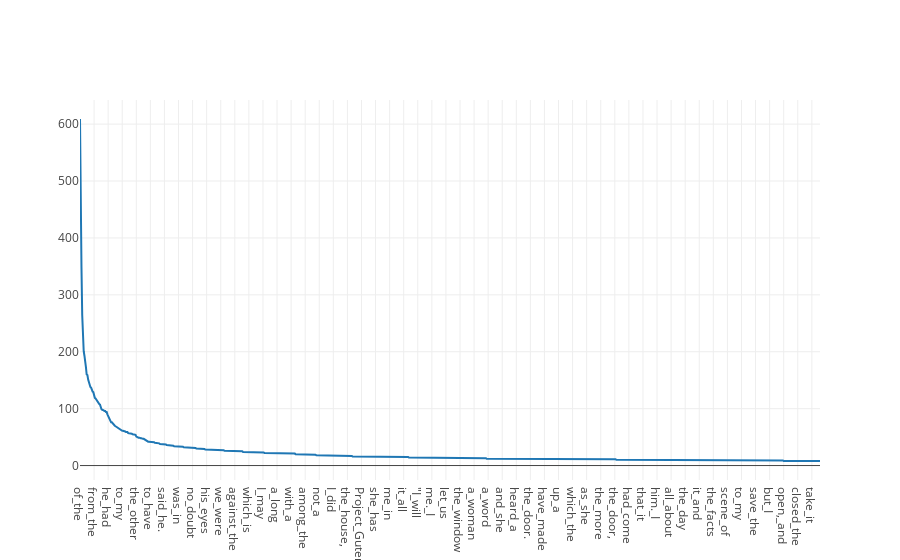

Notebook cell for this chart:
### Markdown cell above
## Recap
- Distribution of words is a __Zipf__ Curve
- Unique tokens and their frequencies are called __Unigrams__
## What do we not have ?
- Relative distribution of the words or relationship between words.
- Here we introduce __Bigrams__ : pairs of words that occur together.

### Code cell
def get_bigrams(corpus):
    bigrams = {}
    for sentence in corpus:
        for index, word in enumerate(sentence):
            if index > 0:
                pair  = (sentence[index - 1], word)
                if pair not in bigrams:
                    bigrams[pair] =0
                bigrams[pair] += 1
    return bigrams


# Note :: Try this with the smaller corpus first.

bigrams = get_bigrams(corpus)
sorted_bigrams = sorted(bigrams.items(), key = lambda x: x[1], reverse=True)

sorted_bigrams = sorted_bigrams[:1000] # RAM problems
#print(sorted_bigrams) 
#print(make_table(sorted_bigrams))
iplot([{"x" : ['_'.join(x) for x in list(zip(*sorted_bigrams))[0]], "y": list(zip(*sorted_bigrams))[1]}])

### Figure 1 — Plotly figure (JSON) as saved in the notebook; plotly's stock layout.template omitted (floating-point values rounded to 4 significant figures; data arrays with more than 128 entries replaced by an {"elided": "..."} marker saying what was removed)
{"data": [{"type": "scatter", "uid": "fc8b87a2-a595-11e8-9233-8cec4b02ab43", "x": {"elided": "1000 str values"}, "y": {"elided": "1000 int values"}}], "layout": {}}
